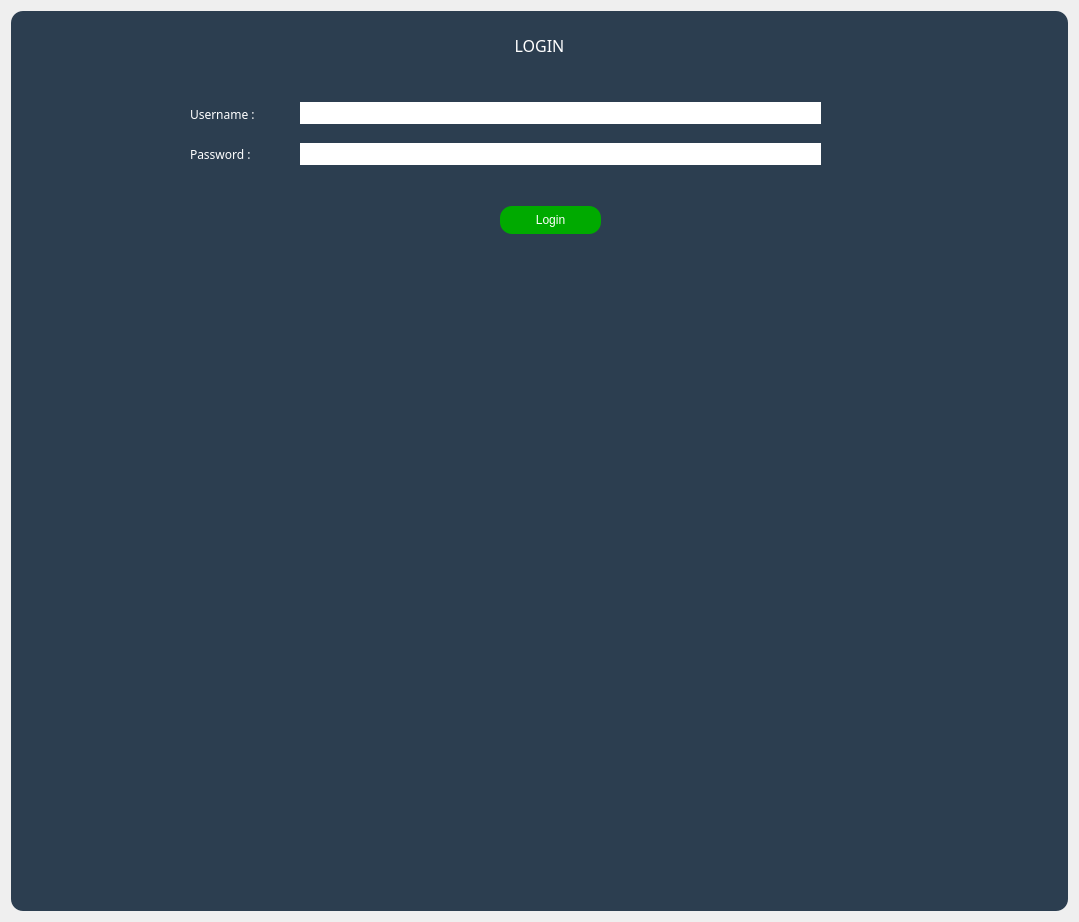
<?xml version="1.0" encoding="UTF-8"?>
<ui version="4.0">
 <class>Form</class>
 <widget class="QWidget" name="Form">
  <property name="geometry">
   <rect>
    <x>0</x>
    <y>0</y>
    <width>1079</width>
    <height>922</height>
   </rect>
  </property>
  <property name="windowTitle">
   <string>Form</string>
  </property>
  <layout class="QHBoxLayout" name="horizontalLayout">
   <item>
    <widget class="QFrame" name="frame_2">
     <property name="minimumSize">
      <size>
       <width>800</width>
       <height>900</height>
      </size>
     </property>
     <property name="styleSheet">
      <string notr="true">background-color: rgb(44, 62, 80);
border-radius: 12px;</string>
     </property>
     <property name="frameShape">
      <enum>QFrame::StyledPanel</enum>
     </property>
     <property name="frameShadow">
      <enum>QFrame::Raised</enum>
     </property>
     <layout class="QVBoxLayout" name="verticalLayout">
      <item>
       <widget class="QFrame" name="frame_3">
        <property name="minimumSize">
         <size>
          <width>0</width>
          <height>50</height>
         </size>
        </property>
        <property name="maximumSize">
         <size>
          <width>16777215</width>
          <height>50</height>
         </size>
        </property>
        <property name="frameShape">
         <enum>QFrame::StyledPanel</enum>
        </property>
        <property name="frameShadow">
         <enum>QFrame::Raised</enum>
        </property>
        <layout class="QHBoxLayout" name="horizontalLayout_2">
         <item>
          <widget class="QLabel" name="label">
           <property name="font">
            <font>
             <family>Poppins Black</family>
             <pointsize>12</pointsize>
            </font>
           </property>
           <property name="styleSheet">
            <string notr="true">color: rgb(255, 255, 255);</string>
           </property>
           <property name="text">
            <string>LOGIN</string>
           </property>
           <property name="alignment">
            <set>Qt::AlignCenter</set>
           </property>
          </widget>
         </item>
        </layout>
       </widget>
      </item>
      <item>
       <widget class="QFrame" name="frame_4">
        <property name="styleSheet">
         <string>QPushButton {
color: rgb(255, 255, 255);
background-color: rgb(52, 73, 94);
text-align: center;
border-radius: 12px;
}

QPushButton:hover {
    background-color: #3498DB;
}</string>
        </property>
        <property name="frameShape">
         <enum>QFrame::StyledPanel</enum>
        </property>
        <property name="frameShadow">
         <enum>QFrame::Raised</enum>
        </property>
        <widget class="QLabel" name="label_3">
         <property name="geometry">
          <rect>
           <x>170</x>
           <y>30</y>
           <width>101</width>
           <height>16</height>
          </rect>
         </property>
         <property name="font">
          <font>
           <family>Poppins SemiBold</family>
          </font>
         </property>
         <property name="styleSheet">
          <string notr="true">color: rgb(255, 255, 255);</string>
         </property>
         <property name="text">
          <string>Username :</string>
         </property>
        </widget>
        <widget class="QLabel" name="label_4">
         <property name="geometry">
          <rect>
           <x>170</x>
           <y>70</y>
           <width>111</width>
           <height>16</height>
          </rect>
         </property>
         <property name="font">
          <font>
           <family>Poppins SemiBold</family>
          </font>
         </property>
         <property name="styleSheet">
          <string notr="true">color: rgb(255, 255, 255);</string>
         </property>
         <property name="text">
          <string>Password : </string>
         </property>
        </widget>
        <widget class="QPushButton" name="pushButton_6">
         <property name="geometry">
          <rect>
           <x>480</x>
           <y>130</y>
           <width>101</width>
           <height>28</height>
          </rect>
         </property>
         <property name="accessibleDescription">
          <string/>
         </property>
         <property name="layoutDirection">
          <enum>Qt::LeftToRight</enum>
         </property>
         <property name="styleSheet">
          <string notr="true">QPushButton {
color: rgb(255, 255, 255);
background-color: rgb(0, 170, 0);
text-align: center;
border-radius: 12px;
}

QPushButton:hover {
background-color: rgb(170, 255, 127);	
}</string>
         </property>
         <property name="text">
          <string>Login</string>
         </property>
        </widget>
        <widget class="QLineEdit" name="lineEdit">
         <property name="geometry">
          <rect>
           <x>280</x>
           <y>26</y>
           <width>521</width>
           <height>22</height>
          </rect>
         </property>
         <property name="styleSheet">
          <string notr="true">background-color: rgb(255, 255, 255);
color: rgb(0, 0, 0);</string>
         </property>
        </widget>
        <widget class="QLineEdit" name="lineEdit_2">
         <property name="geometry">
          <rect>
           <x>280</x>
           <y>67</y>
           <width>521</width>
           <height>22</height>
          </rect>
         </property>
         <property name="styleSheet">
          <string notr="true">background-color: rgb(255, 255, 255);
color: rgb(0, 0, 0);</string>
         </property>
        </widget>
       </widget>
      </item>
     </layout>
    </widget>
   </item>
  </layout>
 </widget>
 <resources/>
 <connections/>
</ui>
